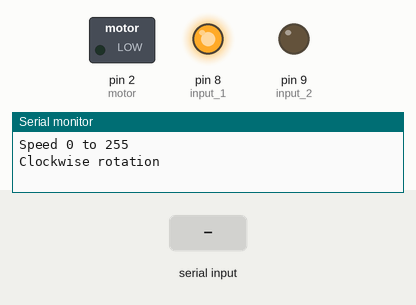
Simulated run of this sketch. Board: Arduino Uno, built with avr-gcc and run on an emulated ATmega328P. On the bench: switched loads named in the sketch (green lamp = pin HIGH), output pins drawn as LEDs (lit = HIGH), the last lines printed to the serial monitor. The test bench sets the inputs (shaded band).

Above: at 1.2 s.
1.3 s: "30,150\n" received over Serial
At 11.0 s:
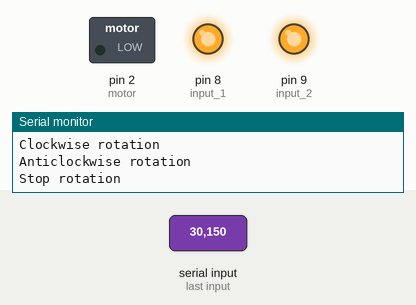
At 21.7 s:
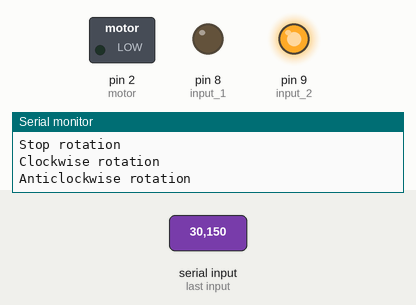
22.5 s: "30,150\n" received over Serial
At 41.8 s:
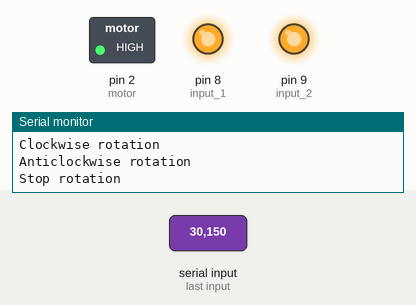
Timing chart, 0 to 48.5 s (numbered marks = the images above; inputs shaded):
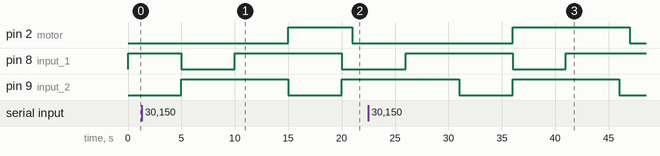

Measured:
- after the input at 1.3 s, pin 2 (motor): LOW → HIGH after 13.7 s, → LOW 6.0 s later
- after the input at 22.5 s, pin 2 (motor): LOW → HIGH after 13.5 s, → LOW 11.0 s later

The sketch:

Dc_motor.ino
```cpp
/*
code for driving a dc motor using arduino and L2987 as motor driver
the speed of rotation and direction of rotation can be regulated
*/

const int input_1=8; //input to driver for direction of rotation
const int input_2=9; //input to driver for direction of rotation
const int motor=2; //pwm pin for controlling speed

void setup() {
  pinMode(motor,OUTPUT) ; //to set PWM pin as output
  pinMode(input_1,OUTPUT) ; //Logic pins also set as output
  pinMode(input_2,OUTPUT) ;

  Serial.begin(9600);
  while (! Serial);
  Serial.println("Speed 0 to 255");
}

void loop() {
  Serial.println("Clockwise rotation");
  digitalWrite(input_1,HIGH);
  digitalWrite(input_2,LOW);
  if (Serial.available()) {
      int speed = Serial.parseInt();
      if (speed >= 0 && speed <= 255) {
         analogWrite(motor, speed);
      }
  }
  delay(5000);

  Serial.println("Anticlockwise rotation");
  digitalWrite(input_1,LOW);
  digitalWrite(input_2,HIGH);
  if (Serial.available()) {
      int speed = Serial.parseInt();
      if (speed >= 0 && speed <= 255) {
         analogWrite(motor, speed);
      }
  }
  delay(5000);

  Serial.println("Stop rotation");
  digitalWrite(input_1,HIGH);
  digitalWrite(input_2,HIGH);

  delay(5000);
}
```
